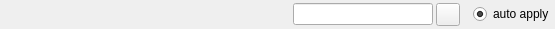
<ui version="4.0" >
 <author></author>
 <comment></comment>
 <exportmacro></exportmacro>
 <class>LineEditorItem</class>
 <widget class="QWidget" name="LineEditorItem" >
  <property name="geometry" >
   <rect>
    <x>0</x>
    <y>0</y>
    <width>555</width>
    <height>29</height>
   </rect>
  </property>
  <property name="baseSize" >
   <size>
    <width>100</width>
    <height>20</height>
   </size>
  </property>
  <property name="windowTitle" >
   <string>lineEditorItem</string>
  </property>
  <layout class="QHBoxLayout" >
   <property name="margin" >
    <number>1</number>
   </property>
   <property name="spacing" >
    <number>3</number>
   </property>
   <item>
    <widget class="QLabel" name="nameLabel" >
     <property name="minimumSize" >
      <size>
       <width>240</width>
       <height>20</height>
      </size>
     </property>
     <property name="maximumSize" >
      <size>
       <width>240</width>
       <height>30</height>
      </size>
     </property>
     <property name="text" >
      <string/>
     </property>
    </widget>
   </item>
   <item>
    <spacer>
     <property name="orientation" >
      <enum>Qt::Horizontal</enum>
     </property>
     <property name="sizeType" >
      <enum>QSizePolicy::MinimumExpanding</enum>
     </property>
     <property name="sizeHint" >
      <size>
       <width>0</width>
       <height>0</height>
      </size>
     </property>
    </spacer>
   </item>
   <item>
    <layout class="QVBoxLayout" >
     <property name="margin" >
      <number>0</number>
     </property>
     <property name="spacing" >
      <number>0</number>
     </property>
     <item>
      <widget class="QLineEdit" name="lineEdit" >
       <property name="minimumSize" >
        <size>
         <width>140</width>
         <height>0</height>
        </size>
       </property>
       <property name="maximumSize" >
        <size>
         <width>176</width>
         <height>16777215</height>
        </size>
       </property>
      </widget>
     </item>
    </layout>
   </item>
   <item>
    <widget class="QToolButton" name="tool" >
     <property name="text" >
      <string/>
     </property>
     <property name="icon" >
      <iconset resource="QtAutoGui.qrc" >:/icons/spanner.xbm</iconset>
     </property>
    </widget>
   </item>
   <item>
    <widget class="QLabel" name="labelOk" >
     <property name="text" >
      <string/>
     </property>
     <property name="pixmap" >
      <pixmap resource="QtAutoGui.qrc" >:/icons/tick.xbm</pixmap>
     </property>
    </widget>
   </item>
   <item>
    <widget class="QRadioButton" name="radioButton" >
     <property name="text" >
      <string>auto apply</string>
     </property>
     <property name="checked" >
      <bool>true</bool>
     </property>
    </widget>
   </item>
  </layout>
 </widget>
 <pixmapfunction></pixmapfunction>
 <resources>
  <include location="QtAutoGui.qrc" />
 </resources>
 <connections/>
</ui>
